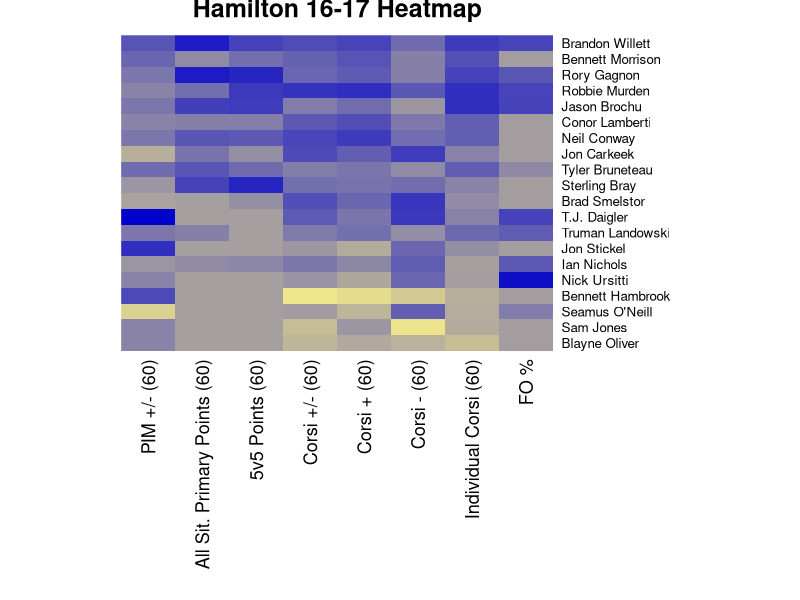

R code for this plot:
# Code for Heatmap for Hamilton Hockey players 16-17
# Using base heatmap() function


ham <- read.csv("Hamilton 16-17 Stats.csv",
    header = TRUE, stringsAsFactors = FALSE)

# Delete players with not enough GP
ham2 <- ham[-c(5:7, 15),]

# Pick columns for use in heatmap
ham3 <- ham2[,c(1, 6, 14, 20, 33:35, 38, 45, 46)]

# Make DIV/0 into 0
ham3[ham3 == "#DIV/0!"] <- 0

# Make all variables numeric
ham3$PIM.........60. <- as.numeric(ham3$PIM.........60.)
ham3$ALL.SIT..PRIMARY.POINTS..60. <- as.numeric(ham3$ALL.SIT..PRIMARY.POINTS..60.)
ham3$X5v5.POINTS..60. <- as.numeric(ham3$X5v5.POINTS..60.)
ham3$CORSI.......60 <- as.numeric(ham3$CORSI.......60)
ham3$CORSI......60. <- as.numeric(ham3$CORSI......60.)
ham3$CORSI......60..1 <- as.numeric(ham3$CORSI......60..1)
ham3$iCF...60. <- as.numeric(ham3$iCF...60.)
ham3$FO. <- as.numeric(ham3$FO.)
ham3$GAME.SCORE <- as.numeric(ham3$GAME.SCORE)

# Order heatmap by average game score
ham3 <- ham3[order(ham3$GAME.SCORE),]

# Give row names
rownames(ham3) <- ham3$Name
ham3$Name <- NULL

# Change Column Names
colnames(ham3) <- c("PIM +/- (60)", "All Sit. Primary Points (60)", 
    "5v5 Points (60)", "Corsi +/- (60)", "Corsi + (60)", "Corsi - (60)", 
    "Individual Corsi (60)", "FO %", "Game Score")

# Reverse Corsi Against so that best players are blue and worse are yellow
ham3$`Corsi - (60)` <- -1 * ham3$`Corsi - (60)`

ham4 <- scale(ham3[,c(1:9)])
hammatrix <- data.matrix(ham4)

# Define color palette
my_palette <- colorRampPalette(c("khaki", "blue3"))(n = 299)

# Make the heatmap
heatmap <- heatmap(hammatrix[,1:8], Rowv=NA, Colv=NA,
    scale="column", main="Hamilton 16-17 Heatmap", col=my_palette,
    margins=c(15,8))
